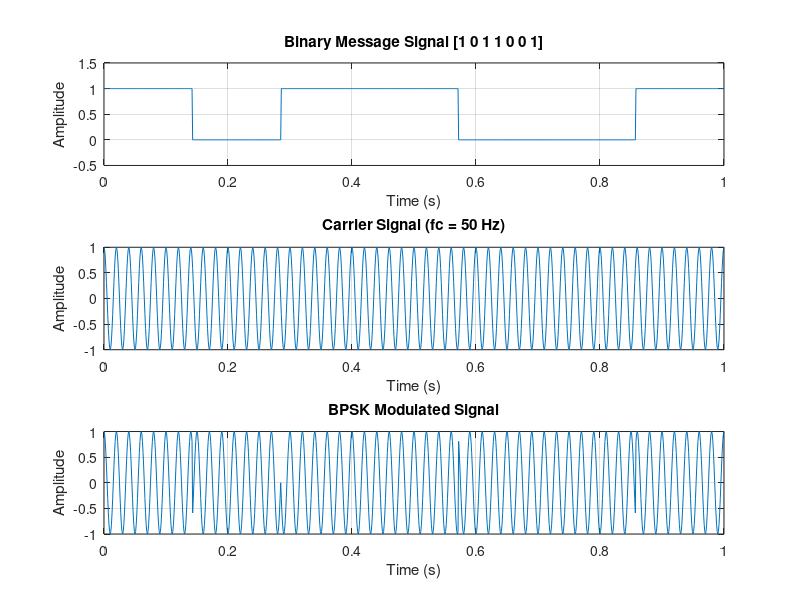

Reproduce this figure in MATLAB.
clc; clear all; close all;
fs = 1000;
t  = 0:1/fs:1;
fc = 50;
data = [1 0 1 1 0 0 1];

% FIX: Use floor() so bit_duration is always an integer
% Without floor(), ones(1, bit_duration) errors if bit_duration is a float
bit_duration = floor(length(t) / length(data));

% Build NRZ message signal
message = [];
for i = 1 : length(data)
    message = [message, data(i) * ones(1, bit_duration)];
end
message = message(1:length(t));   % Trim to exact length of t

% Carrier and BPSK
carrier = cos(2*pi*fc*t);
bpsk    = carrier .* (2*message - 1);  % Maps 1->+1, 0->-1

% Plot
subplot(3,1,1);
plot(t, message);
ylim([-0.5 1.5]);
title('Binary Message Signal [1 0 1 1 0 0 1]');
xlabel('Time (s)'); ylabel('Amplitude'); grid on;

subplot(3,1,2);
plot(t, carrier);
title('Carrier Signal (fc = 50 Hz)');
xlabel('Time (s)'); ylabel('Amplitude'); grid on;

subplot(3,1,3);
plot(t, bpsk);
title('BPSK Modulated Signal');
xlabel('Time (s)'); ylabel('Amplitude'); grid on;
